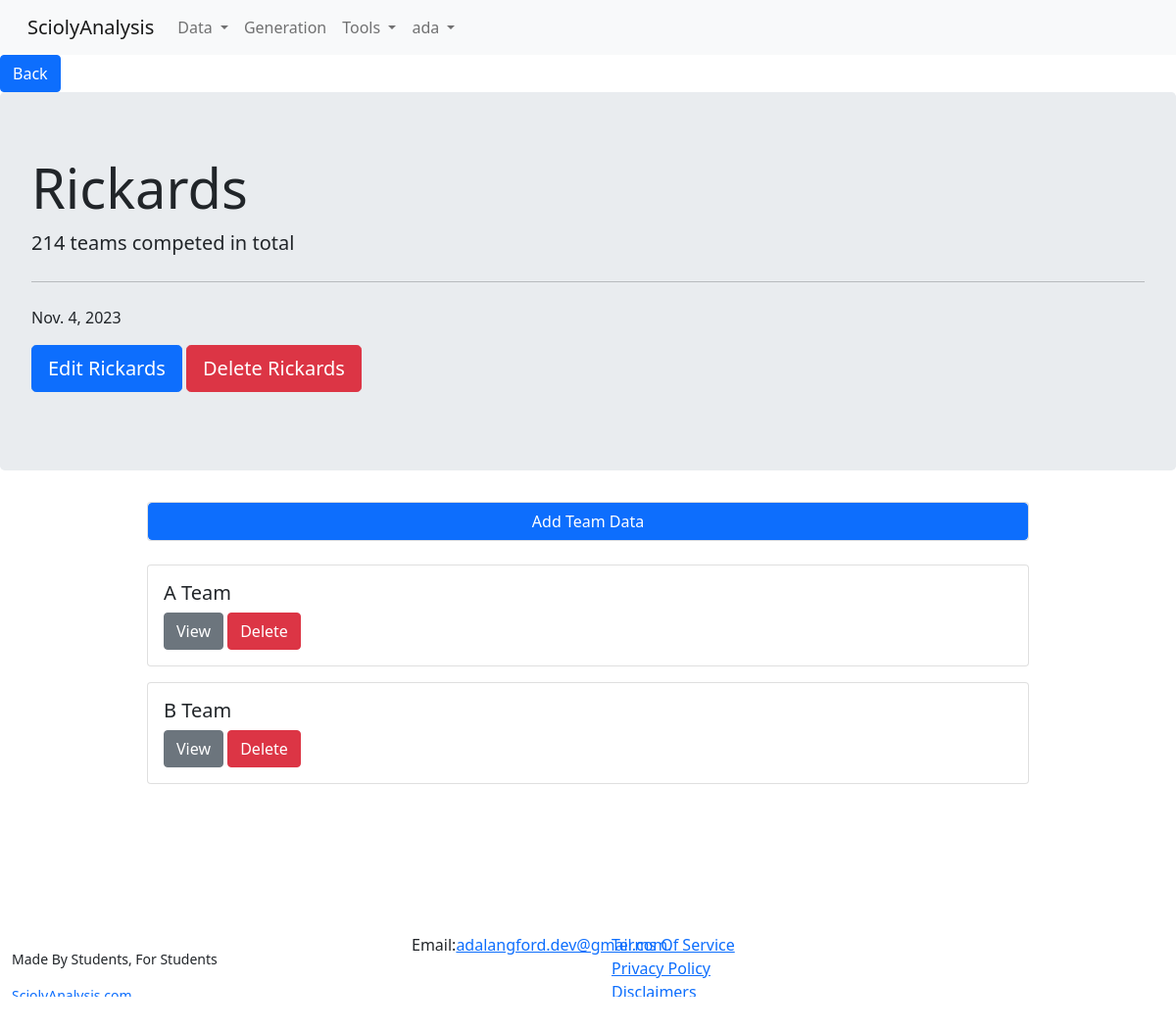
The app's page /data/competition/8/ (signed in), older data.
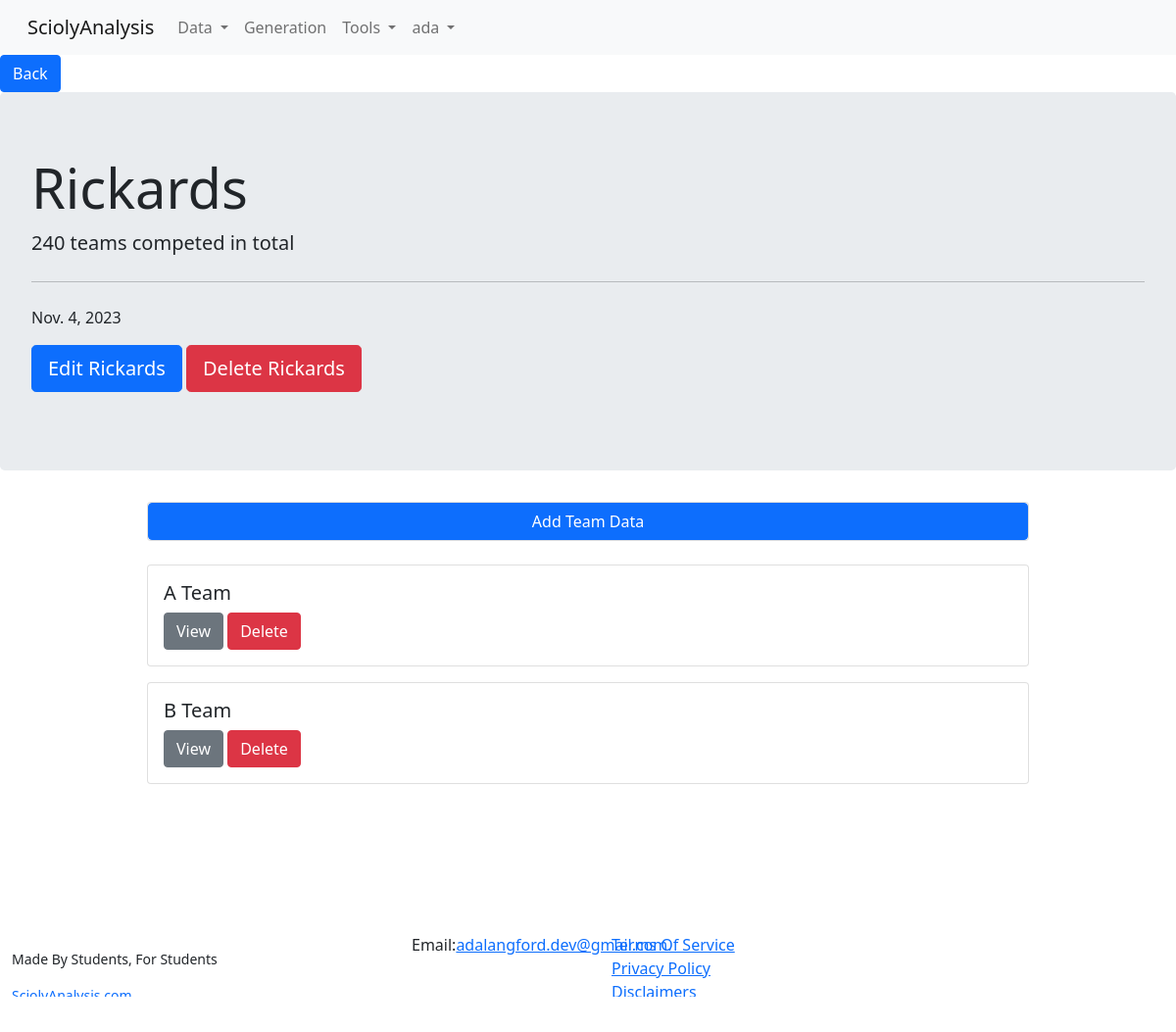
The same page, newer data.
### data/models.py (models this page shows, shortened)
class Competition(models.Model):
    name = models.CharField(max_length=200)
    user = models.ForeignKey(User, on_delete=models.CASCADE)
    date = models.DateField(auto_now=False,auto_now_add=False)
    number_of_teams_competed = models.PositiveIntegerField()

### data/views.py (the view)
# urls.py: path('competition/<str:pk>/', views.competitionView, name="competitionView"),
@login_required
def competitionView(request, pk):
    competition=get_object_or_404(Competition, id=pk)
    if competition.user.id==request.user.id:
        teams = Team.objects.filter(competition=competition)
        context = {
            "competition" : competition,
            "team_list" : teams,
        }
        return render(request, "data/competition_view.html", context)
    raise Http404

### data/templates/data/competition_view.html (shortened to what this page needs)
{% extends 'main.html' %}
    {% block bodycontent %}
    <a href="{% url 'competitionListView' %}" class="btn btn-primary">Back</a>
        <div class="jumbotron">
            <h1 class="display-4">{{competition.name}}</h1>
            <p class="lead">{{competition.number_of_teams_competed}} teams competed in total</p>
            <hr class="my-4">
            <p>{{competition.date}}</p>
            <p>
                <a class="btn btn-primary btn-lg" href="{% url 'competitionEditView' pk=competition.id %}" role="button">Edit {{competition.name}}</a>
                <a class="btn btn-danger btn-lg" href="{% url 'competitionDeleteView' pk=competition.id %}" role="button">Delete {{competition.name}}</a>
            </p>
        </div>
        <div class="card w-75 mx-auto my-4"><a href="{% url 'teamCreateView' pk=competition.id %}" class="btn btn-primary">Add Team Data</a></div>
            {% for t in team_list %}
            <div class="card w-75 mx-auto my-3">
                <div class="card-body">
                  <h5 class="card-title">{{t.name}}</h5>
                  <a class="btn btn-secondary" href="{% url 'teamView' pk=t.id %}">View</a>
                  <a class="btn btn-danger" href="{% url 'teamDeleteView' pk=t.id %}">Delete</a>
                </div>
              </div>
            {% endfor %}
    {% endblock %}

Row changes from the older to the newer data that the page shows:
changed Competition "Rickards": number_of_teams_competed "214" → "240"
